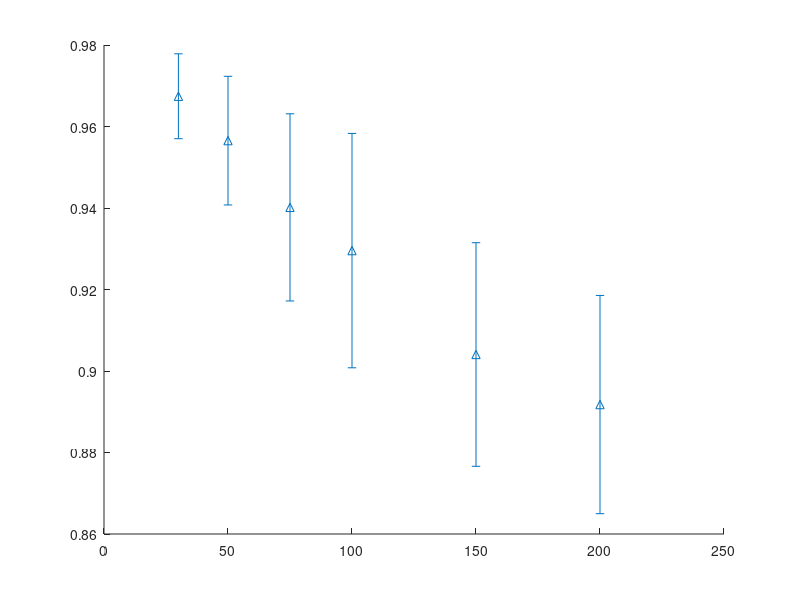

Recreate this plot in MATLAB. (Note: this script raises an error after producing the figure.)
%% Draw the polarization in collective spin, corresponding to Figure2-(b1) in the main text
clear;clc;
addpath("../Data/Simulation Data/collective spin/")
addpath("../Utility/")
load("polarization.mat")
figure
figSize_L = 12;
figSize_W = 12;
set(gcf, 'Units', 'centimeter','Position', [5 5 figSize_L figSize_W])
errorbar(N_list, mean_op,std_op, "^", 'Color', 'k','MarkerEdgeColor','k','MarkerFaceColor',[239 52 61]/255,'MarkerSize', 15,'LineWidth',2)
xlabel("$N$",'Interpreter','latex')
ylabel("$\phi$",'Interpreter','latex')
set(gca, 'Fontname', 'helvetica', 'FontSize', 15)
%% Draw the distribution of max spinning lag in collective spin, corresponding to Figure2-(b2) in the main text
clear;clc;
addpath("../Data/Simulation Data/collective spin/")
addpath("../Utility/")
load("max spinning lag.mat")
figure;
figSize_L = 18;
figSize_W = 8;
violin_data = [];
violin_label = [];
N_list = [30, 50, 75, 100, 150, 200];
N_label = cell(length(N_list), 1);
% 使用循环生成字符串列表
for i = 1:length(N_list)
    N_label{i} = "N=" + num2str(N_list(i));
end
set(gcf, 'Units', 'centimeter','Position', [5 5 figSize_L figSize_W])
for N_idx = 1:length(N_list)
    violin_data = [violin_data mean_asc_delay(N_idx,:)*5];
    violin_label = [violin_label reshape(repmat(N_label{N_idx}, 1, size(mean_asc_delay(N_idx,:), 2)), 1, [])];
end
vs = violinplot(violin_data, violin_label, 'ShowMean', true, 'ShowMedian', false);
ylabel("max spinning lag(step)", 'Interpreter','latex')
xlabel("$N$", 'Interpreter','latex')
set(gca, 'Fontname', 'helvetica', 'FontSize', 15)
%% Draw the distribution of information transfer distance in collective spin, corresponding to Figure2-(b3) in the main text
clear;clc;
addpath("../Data/Simulation Data/")
addpath("../Utility/")
load("information_transfer_direction.mat")
figure;
figSize_L = 18;
figSize_W = 6;
set(gcf, 'Units', 'centimeter','Position', [5 5 figSize_L figSize_W])
vs = violinplot(violin_data, violin_label, 'ShowMean', true, 'ShowMedian', false);
% title("angular velocity = " + num2str(one_wheel_vel_list(k)*2/body_length) + "rad/s")
ylabel("$\theta_s$",'interpreter','latex')
set(gca, 'Fontname', 'helvetica', 'FontSize', 15)